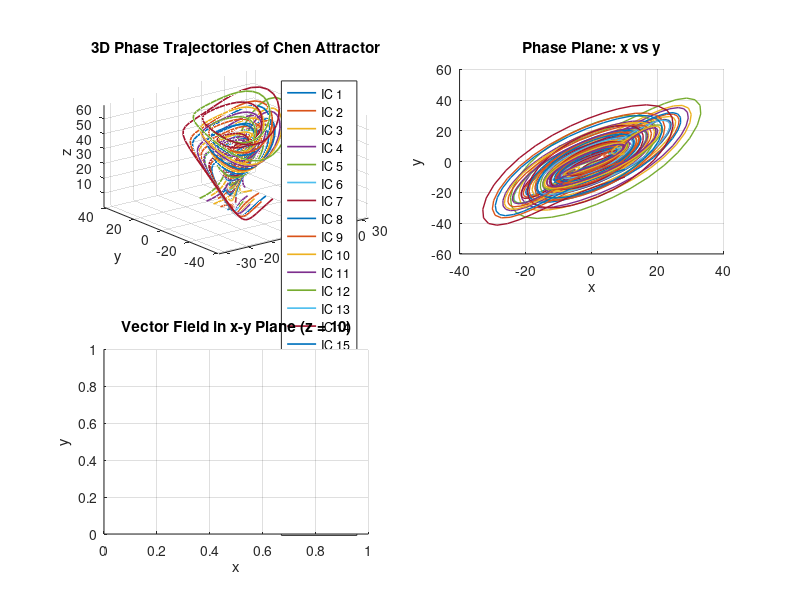

This chart was generated by the following MATLAB code: (Note: this script raises an error after producing the figure.)
clc, clear, close all;

% We want to see the trajectory of the Chen attractor for certain values of
% a, b, and c. The Chen system is characterised by the following
% differential equations:
%
% x˙1 = a(x2 − x1) (2.1)
% x˙2 = (c − a)x1 − x1x3 + c x2 (2.2)
% x˙3 = x1x2 − b x3 (2.3)
%
% This system exhibits chaotic behavior for parameters a = 35, b = 3,
% c = 28, with initial conditions near the origin (e.g., (−10, 0, 37)^T).
% We will simulate the system for different starting conditions.
% Chen system parameters

a = 35;
b = 3;
c = 28;


% Define the Chen system equations
Chen_System = @(t, x) [
    a * (x(2) - x(1));             % dx/dt
    (c - a) * x(1) - x(1) * x(3) + c * x(2);  % dy/dt
    x(1) * x(2) - b * x(3)         % dz/dt
];


% Time span
t_span = [0 1];  % Longer time span for better visualization


% Define a set of initial conditions
x0_values = linspace(-10, 10, 5);   % Sweep over x-axis initial values
y0_values = linspace(-10, 10, 5);   % Sweep over y-axis initial values
z0_fixed = 10.0;                   % Fixed initial z for simplicity


% Store all initial conditions
initial_conditions = [];
for i = 1:length(x0_values)
    for j = 1:length(y0_values)
        initial_conditions = [initial_conditions; x0_values(i), y0_values(j), z0_fixed];
    end
end


% Create figure window
figure('Position', [100, 100, 1200, 900]);


% Subplot 1: 3D Phase Portrait
subplot(2, 2, 1);
hold on;
grid on;
title('3D Phase Trajectories of Chen Attractor');
xlabel('x');
ylabel('y');
zlabel('z');
view(3);


colors = lines(size(initial_conditions, 1));

for i = 1:size(initial_conditions, 1)
    [~, X] = ode45(Chen_System, t_span, initial_conditions(i,:));
    
    plot3(X(:,1), X(:,2), X(:,3), 'Color', colors(i,:), 'LineWidth', 1.2);
    
end

legend(arrayfun(@(k) sprintf('IC %d', k), 1:size(initial_conditions, 1), 'UniformOutput', false));
axis tight;
rotate3d on;


% Subplot 2: 2D Phase Plane (x vs y)
subplot(2, 2, 2);
hold on; grid on;
title('Phase Plane: x vs y');
xlabel('x');
ylabel('y');


for i = 1:size(initial_conditions, 1)
    [~, X] = ode45(Chen_System, t_span, initial_conditions(i,:));
    plot(X(:,1), X(:,2), 'Color', colors(i,:), 'LineWidth', 1);
end


% Subplot 3: Vector Field on x-y slice at fixed z
subplot(2, 2, 3);
title('Vector Field in x-y Plane (z = 10)');
xlabel('x'); ylabel('y'); grid on;


[x_grid, y_grid] = meshgrid(-20:1:20, -20:1:20);
z_fixed = 10;  % Slice at z = 10
u = a * (y_grid - x_grid);                     % dx/dt
v = (c - a) * x_grid - x_grid * z_fixed + c * y_grid;  % dy/dt
streamslice(x_grid, y_grid, u, v);


% Subplot 4: Time Evolution from a Representative Initial Condition
subplot(2, 2, 4);
initial_condition = [-10; 0; 10]; % Example initial condition
[T, X] = ode45(Chen_System, t_span, initial_condition);


plot(T, X(:,1), 'Color', [0.4 0.4 0.4], 'LineWidth', 1.5, 'DisplayName', 'x(t)');
hold on;
plot(T, X(:,2), 'Color', [0 0.5 0.5], 'LineWidth', 1.5, 'DisplayName', 'y(t)');
plot(T, X(:,3), 'Color', [0.8 0.2 0.2], 'LineWidth', 1.5, 'DisplayName', 'z(t)');


xlabel('Time (s)');
ylabel('State Variables');
title('Time Evolution of x, y, z');
legend('show', 'Location', 'best');
grid on;
